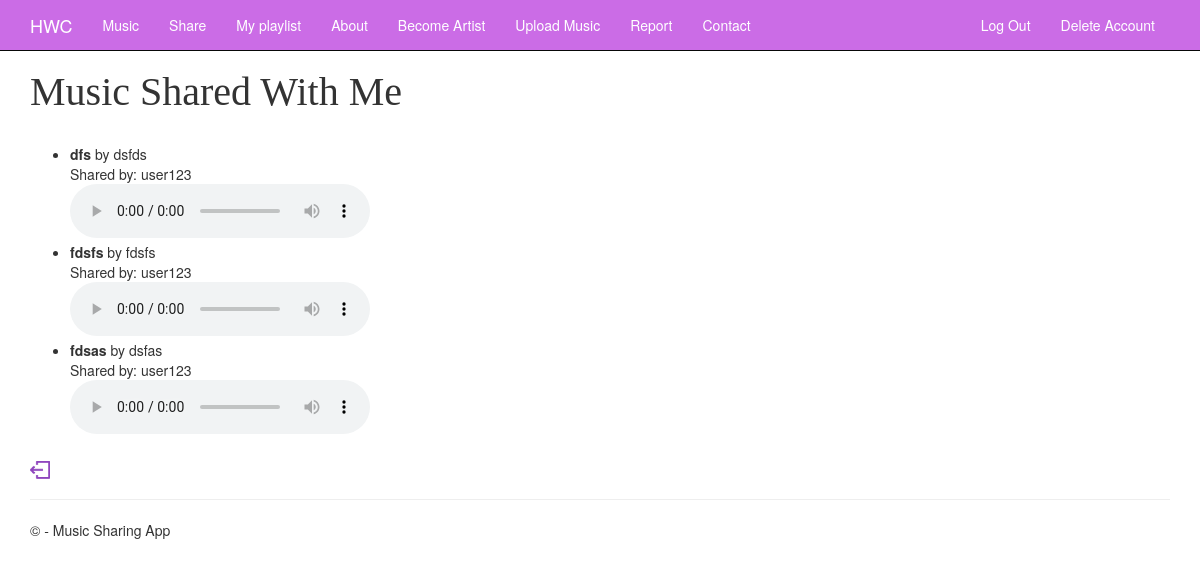
Page /shared_music/ (signed in) on the committed database.
### app/models.py (models this page shows, shortened)
class SharedMusic(models.Model):
    sender = models.ForeignKey(User, on_delete=models.CASCADE, related_name="sent_music")
    receiver = models.ForeignKey(User, on_delete=models.CASCADE, related_name="received_music")
    music = models.ForeignKey(UploadedMusic, on_delete=models.CASCADE)
    shared_at = models.DateTimeField(auto_now_add=True)

class UploadedMusic(models.Model):
    title = models.CharField(max_length=255)
    artist = models.CharField(max_length=255)
    description = models.TextField(max_length=600)
    publication_date = models.DateField()
    music_file = models.FileField(upload_to = 'music/', null = True, blank = True)
    class Meta:
        db_table ='UploadedMusic'

### app/views.py (the view)
# urls.py: path("shared_music/", views.shared_music_list, name="shared_music_list"),
@login_required(login_url='denied')
def shared_music_list(request):
    shared_music = SharedMusic.objects.filter(receiver=request.user)
    return render(request, "app/shared_music.html", {"shared_music": shared_music})

### app/templates/app/shared_music.html (shortened to what this page needs)
{% extends "app/layout.html" %}
{% block content %}
{% load static %}
<h2>Music Shared With Me</h2>
<ul>
    {% for shared in shared_music %}
    <li>
        <strong>{{ shared.music.title }}</strong> by {{ shared.music.artist }}
        <br>
        Shared by: {{ shared.sender.username }}
        <br>
        <audio controls>
            <source src="{{ shared.music.music_file.url }}" type="audio/mpeg">
        </audio>
    </li>
    {% empty %}
    <li>No music shared to you.</li>
    {% endfor %}
</ul>
<div class="back-button">
    <a href="{% url 'music_list' %}">
        <img src="{% static 'app/images/back.png' %}" alt="Back to Profile">
    </a>
</div>
{% endblock %}

### app/templates/app/layout.html (shortened to what this page needs)
<!DOCTYPE html>
<html>
<head>
    {% load static %}
    <link rel="stylesheet" type="text/css" href="{% static 'app/content/bootstrap.min.css' %}" />
    <link rel="stylesheet" type="text/css" href="{% static 'app/content/site.css' %}" />
    <div class="navbar navbar-inverse navbar-fixed-top">
        <div class="container">
            <div class="navbar-header">
                <a href="/" class="navbar-brand">{{ user.username }}</a>
            </div>
            <div class="navbar-collapse collapse">
                <ul class="nav navbar-nav">
                    <li><a href="{% url 'music_list' %}">Music</a></li>
                    <li><a href="{% url 'shared_music_list' %}">Share</a></li>
                    <li><a href="{% url 'playlist_list' %}">My playlist</a></li>
                    <li><a href="{% url 'about' %}">About</a></li>
                    <li><a href="{% url 'registerArtist' %}">Become Artist</a></li>
                    <li><a href="{% url 'upload' %}">Upload Music</a></li>
                    <li><a href="{% url 'bug_report' %}">Report</a></li>
                    <li><a href="{% url 'contact' %}">Contact</a></li>
                </ul>
                {% include 'app/loginpartial.html' %}
             </div>
        </div>
    </div>
    <div class="container body-content">
        {% block content %}{% endblock %}
        <hr/>
        <footer>
            <p>&copy; {{ year }} - Music Sharing App</p>
        </footer>
    </div>
</body>
</html>

### app/static/app/content/site.css (style rules this page uses)
.body-content { padding-left: 15px; padding-right: 15px; }

### app/templates/app/layout.html (style rules this page uses)
.navbar-inverse { background-color: rgb(203, 108, 230) !important; border-color: #c70039; }
.navbar-inverse .navbar-brand, .navbar-inverse .navbar-nav > li > a { color: white !important; }

### app/templates/app/shared_music.html (style rules this page uses)
.back-button { display: block; margin-top: 20px; }
.back-button img { width: 20px; height: auto; }
h2 { margin-bottom: 30px; font-family: "Arial Black", serif; font-size: 40px; }

### rows in the picture
SharedMusic: music "dfs", music.artist "dsfds", sender.username "user123"
SharedMusic: music "fdsfs", music.artist "fdsfs", sender.username "user123"
SharedMusic: music "fdsas", music.artist "dsfas", sender.username "user123"

### other values in the picture
{{ user.username }} "HWC"
